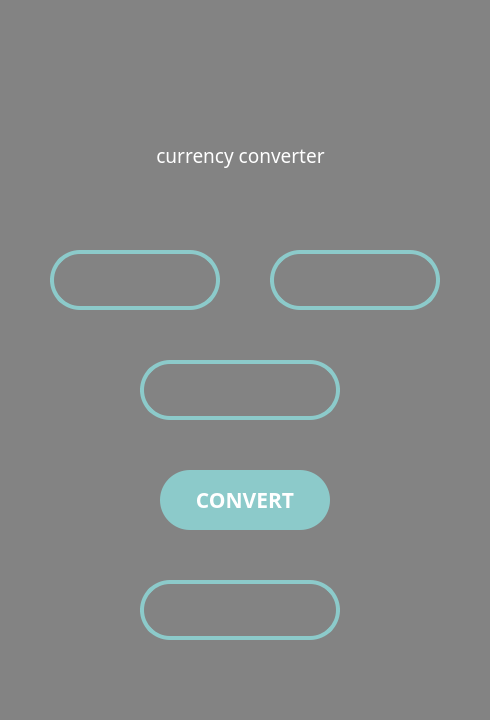
<?xml version="1.0" encoding="UTF-8"?>
<ui version="4.0">
 <class>MainWindow</class>
 <widget class="QMainWindow" name="MainWindow">
  <property name="geometry">
   <rect>
    <x>0</x>
    <y>0</y>
    <width>490</width>
    <height>720</height>
   </rect>
  </property>
  <property name="windowTitle">
   <string>MainWindow</string>
  </property>
  <widget class="QWidget" name="centralwidget">
   <property name="styleSheet">
    <string notr="true">background-color: #838383</string>
   </property>
   <widget class="QLabel" name="label">
    <property name="geometry">
     <rect>
      <x>110</x>
      <y>100</y>
      <width>261</width>
      <height>111</height>
     </rect>
    </property>
    <property name="font">
     <font>
      <family>Corbel</family>
      <pointsize>14</pointsize>
     </font>
    </property>
    <property name="styleSheet">
     <string notr="true">color: white</string>
    </property>
    <property name="text">
     <string>currency converter</string>
    </property>
    <property name="alignment">
     <set>Qt::AlignCenter</set>
    </property>
   </widget>
   <widget class="QLabel" name="label_2">
    <property name="geometry">
     <rect>
      <x>230</x>
      <y>90</y>
      <width>41</width>
      <height>61</height>
     </rect>
    </property>
    <property name="text">
     <string/>
    </property>
    <property name="pixmap">
     <pixmap>Снимок экрана 2024-04-27 094601.png</pixmap>
    </property>
    <property name="alignment">
     <set>Qt::AlignCenter</set>
    </property>
   </widget>
   <widget class="QLineEdit" name="input_currency">
    <property name="geometry">
     <rect>
      <x>50</x>
      <y>250</y>
      <width>170</width>
      <height>60</height>
     </rect>
    </property>
    <property name="font">
     <font>
      <family>Corbel</family>
      <pointsize>16</pointsize>
      <weight>75</weight>
      <bold>true</bold>
     </font>
    </property>
    <property name="styleSheet">
     <string notr="true">background-color: #838383;
border: 4px solid #8ccaca;
border-radius: 30;
color: white</string>
    </property>
    <property name="text">
     <string/>
    </property>
    <property name="alignment">
     <set>Qt::AlignCenter</set>
    </property>
   </widget>
   <widget class="QLineEdit" name="output_currency">
    <property name="geometry">
     <rect>
      <x>270</x>
      <y>250</y>
      <width>170</width>
      <height>60</height>
     </rect>
    </property>
    <property name="font">
     <font>
      <family>Corbel</family>
      <pointsize>16</pointsize>
      <weight>75</weight>
      <bold>true</bold>
     </font>
    </property>
    <property name="styleSheet">
     <string notr="true">background-color: #838383;
border: 4px solid #8ccaca;
border-radius: 30;
color: white</string>
    </property>
    <property name="text">
     <string/>
    </property>
    <property name="alignment">
     <set>Qt::AlignCenter</set>
    </property>
   </widget>
   <widget class="QLineEdit" name="input_amount_2">
    <property name="geometry">
     <rect>
      <x>140</x>
      <y>360</y>
      <width>200</width>
      <height>60</height>
     </rect>
    </property>
    <property name="font">
     <font>
      <family>Corbel</family>
      <pointsize>16</pointsize>
      <weight>75</weight>
      <bold>true</bold>
     </font>
    </property>
    <property name="styleSheet">
     <string notr="true">background-color: #838383;
border: 4px solid #8ccaca;
border-radius: 30;
color: white</string>
    </property>
    <property name="text">
     <string/>
    </property>
    <property name="alignment">
     <set>Qt::AlignCenter</set>
    </property>
   </widget>
   <widget class="QLineEdit" name="output_amount">
    <property name="geometry">
     <rect>
      <x>140</x>
      <y>580</y>
      <width>200</width>
      <height>60</height>
     </rect>
    </property>
    <property name="font">
     <font>
      <family>Corbel</family>
      <pointsize>16</pointsize>
      <weight>75</weight>
      <bold>true</bold>
     </font>
    </property>
    <property name="styleSheet">
     <string notr="true">background-color: #838383;
border: 4px solid #8ccaca;
border-radius: 30;
color: white</string>
    </property>
    <property name="text">
     <string/>
    </property>
    <property name="alignment">
     <set>Qt::AlignCenter</set>
    </property>
   </widget>
   <widget class="QPushButton" name="pushButton">
    <property name="geometry">
     <rect>
      <x>160</x>
      <y>470</y>
      <width>170</width>
      <height>60</height>
     </rect>
    </property>
    <property name="font">
     <font>
      <family>Corbel</family>
      <pointsize>16</pointsize>
      <weight>75</weight>
      <bold>true</bold>
     </font>
    </property>
    <property name="styleSheet">
     <string notr="true">QPushButton {
	color: white;
	background-color: #8ccaca;
	border-radius: 30;
}

QPushButton:pressed {
	background-color: #388685
}</string>
    </property>
    <property name="text">
     <string>CONVERT</string>
    </property>
   </widget>
  </widget>
 </widget>
 <resources/>
 <connections/>
</ui>
